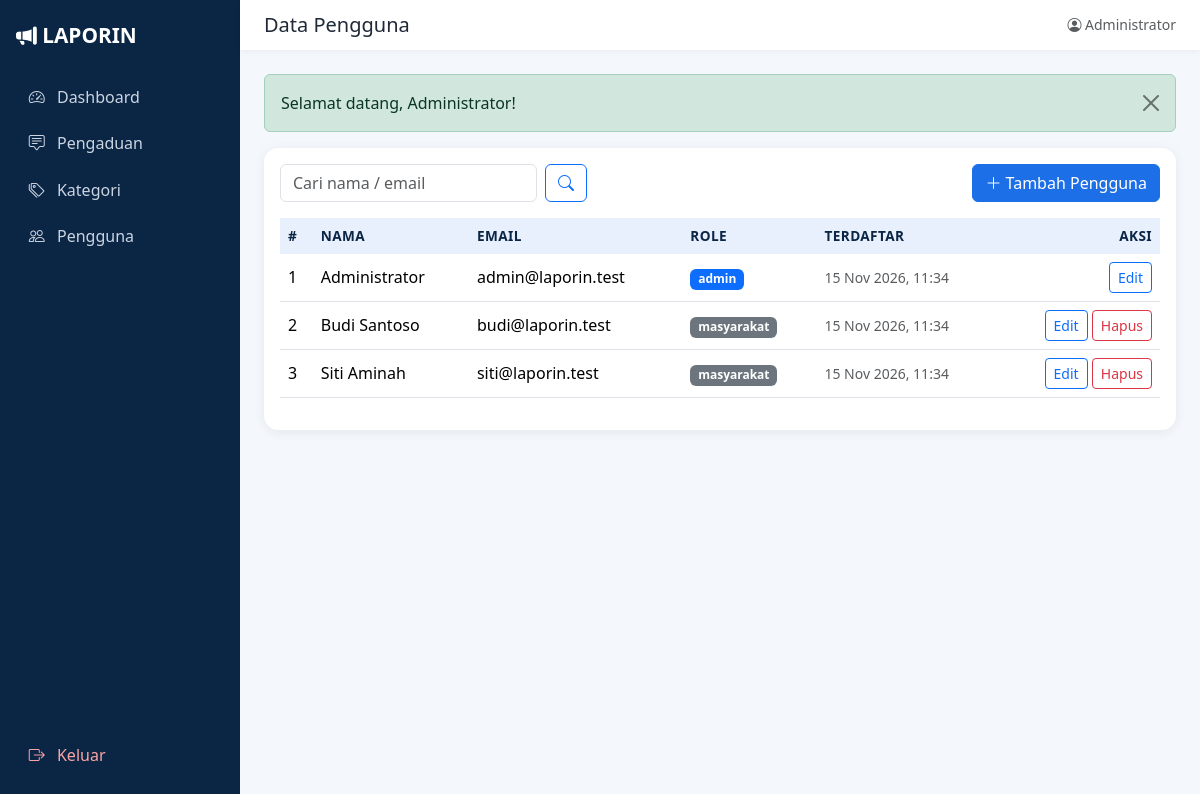
Page /admin/pengguna/index.php (signed in) on the committed database.
### tables this page shows
CREATE TABLE users (
    id_user    INT AUTO_INCREMENT PRIMARY KEY,
    nama       VARCHAR(100) NOT NULL,
    email      VARCHAR(100) NOT NULL UNIQUE,
    password   VARCHAR(255) NOT NULL,
    role       ENUM('admin','masyarakat') NOT NULL DEFAULT 'masyarakat',
    created_at TIMESTAMP DEFAULT CURRENT_TIMESTAMP
);

### admin/pengguna/index.php (the view, shortened to what this page needs)
<?php
require_once __DIR__ . '/../../includes/auth.php';
$cari = trim($_GET['cari'] ?? '');
$like = '%' . $cari . '%';
$stmt = mysqli_prepare($koneksi, "SELECT id_user, nama, email, role, created_at FROM users
    WHERE nama LIKE ? OR email LIKE ? ORDER BY created_at DESC");
mysqli_stmt_bind_param($stmt, "ss", $like, $like);
mysqli_stmt_execute($stmt);
$hasil = mysqli_stmt_get_result($stmt);
include __DIR__ . '/../../includes/header.php';
?>
<div class="card p-3">
    <div class="d-flex flex-wrap gap-2 justify-content-between mb-3">
        <form class="d-flex gap-2" method="get">
            <input type="text" name="cari" class="form-control" placeholder="Cari nama / email" value="<?= e($cari) ?>">
            <button class="btn btn-outline-primary"><i class="bi bi-search"></i></button>
        </form>
        <a href="tambah.php" class="btn btn-primary"><i class="bi bi-plus-lg"></i> Tambah Pengguna</a>
    </div>
    <div class="table-responsive">
        <table class="table">
            <thead><tr><th>#</th><th>Nama</th><th>Email</th><th>Role</th><th>Terdaftar</th><th class="text-end">Aksi</th></tr></thead>
            <tbody>
            <?php $no = 1; while ($r = mysqli_fetch_assoc($hasil)): ?>
                <tr>
                    <td><?= $no++ ?></td>
                    <td><?= e($r['nama']) ?></td>
                    <td><?= e($r['email']) ?></td>
                    <td><span class="badge bg-<?= $r['role'] === 'admin' ? 'primary' : 'secondary' ?>"><?= e($r['role']) ?></span></td>
                    <td class="small text-muted"><?= tgl($r['created_at']) ?></td>
                    <td class="text-end">
                        <a href="edit.php?id=<?= $r['id_user'] ?>" class="btn btn-sm btn-outline-primary">Edit</a>
                        <?php if ($r['id_user'] != $_SESSION['id_user']): ?>
                        <form action="hapus.php" method="post" class="d-inline form-hapus">
                            <button class="btn btn-sm btn-outline-danger">Hapus</button>
                        </form>
                        <?php endif; ?>
                    </td>
                </tr>
            <?php endwhile; ?>
            </tbody>
        </table>
    </div>
</div>
<?php include __DIR__ . '/../../includes/footer.php'; ?>

### assets/css/style.css (style rules this page uses)
:root { --navy: #0b2545; --navy-2: #13315c; --blue: #1d6fe8; --blue-soft: #e8f0fd; --bg: #f4f7fb; }
body { background: var(--bg); color: #1f2937; font-family: 'Segoe UI', system-ui, -apple-system, sans-serif; }
.btn-primary { background: var(--blue); border-color: var(--blue); }
.card { border: 0; border-radius: .9rem; box-shadow: 0 2px 12px rgba(11,37,69,.07); }
.table thead th { background: var(--blue-soft); color: var(--navy); border: 0; font-size: .85rem; text-transform: uppercase; letter-spacing: .03em; }
.table td { vertical-align: middle; }

### rows in the picture
users: nama "Administrator", email "admin@laporin.test", role "admin", created_at "15 Nov 2026, 11:34"
users: nama "Budi Santoso", email "budi@laporin.test", role "masyarakat", created_at "15 Nov 2026, 11:34"
users: nama "Siti Aminah", email "siti@laporin.test", role "masyarakat", created_at "15 Nov 2026, 11:34"

### other values in the picture
$judul "Data Pengguna"
$_SESSION['nama'] "Administrator"
$f['pesan'] "Selamat datang, Administrator!"
